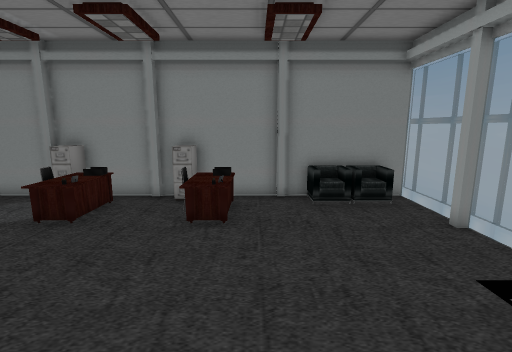
view 1 (above)

12 first-person views from a walk through a scene from a Unity 3-D project. The camera is 1.4 m above the floor, tilts 10° down and sees 85° across. The floor is counted in squares, 0.5 m on a side. Each view is taken from the middle of a square. On the plan, view 1 faces up. The plan holds only what a view shows up to about 19 squares ahead; the rest is blank. The player character is not drawn. Some animated figures are left out. Some surface patterns are stand-ins.

view 2
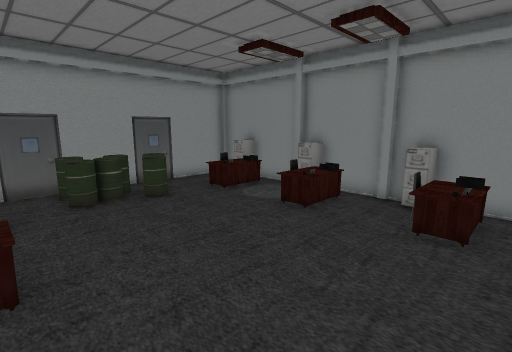

view 3
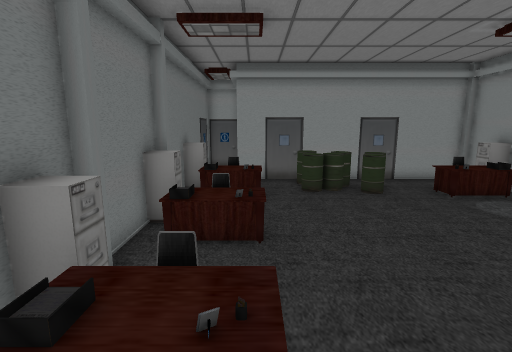

view 4
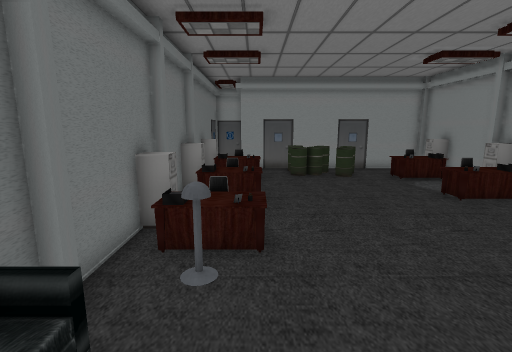

view 5
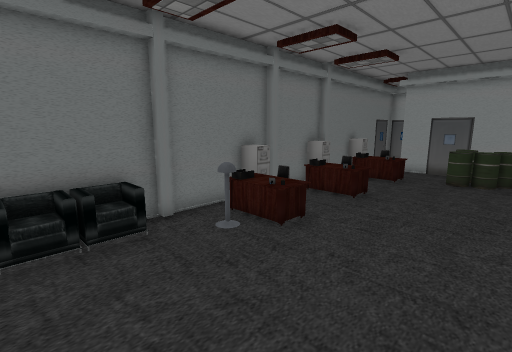

view 6
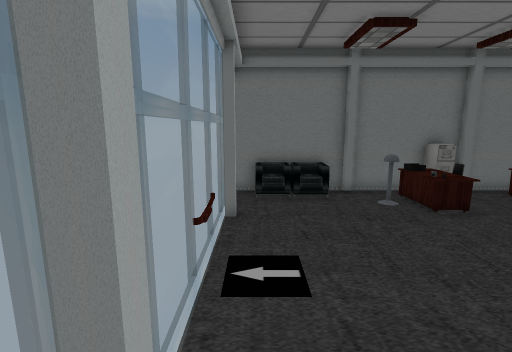

view 7
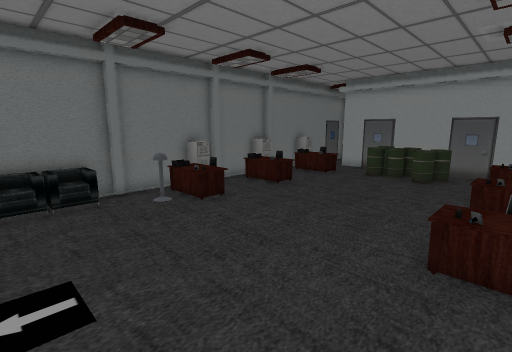

view 8
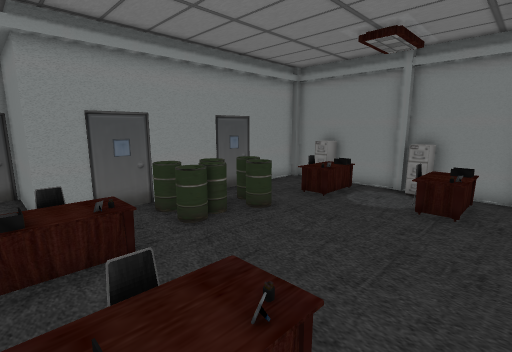

view 9
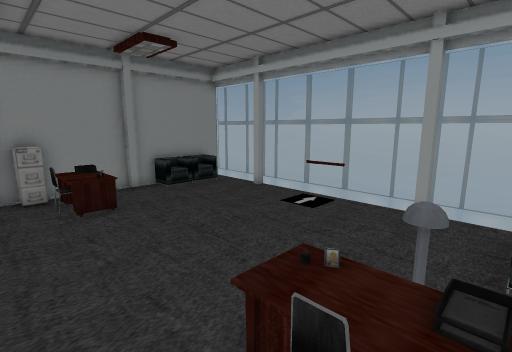

view 10
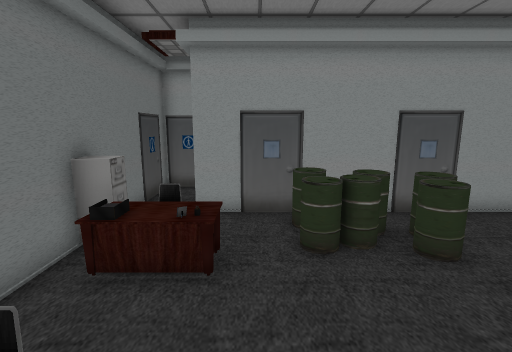

view 11
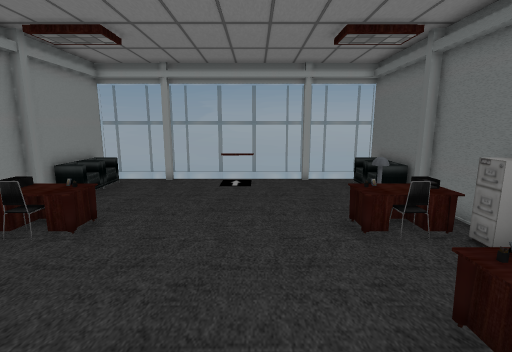

view 12
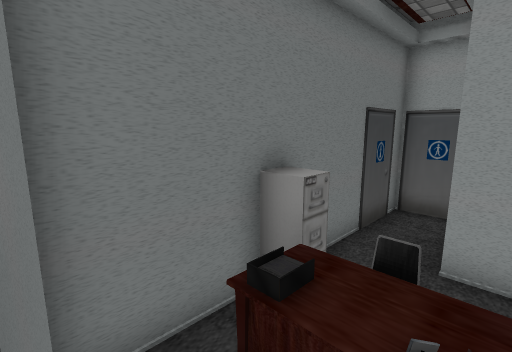

### Floor plan
Key: @ floor where view 1 was taken; # wall or solid block; x gap in a wall; . floor; = window, fence, low wall or low ledge; ^ raised ledge; O other object.
Columns run from 18 left of view 1 to 6 right of it. Each row starts with its distance up from view 1.
 11     ##^####^###^########=
 10     #..^^..^^...^^..=OO==
  9     #..^^..^^^..^^......=
  8     #..^^...^...^^......=
  7     #...................=
  6     # ^=................=
  5     #=^^=...............=
  4     #=^x................=
  3     #^^^................=
  2     #^x^................=
  1     #...................=
  0     #..^^...^...^^@.....=
 -1 #####..^^..^^^..^^=.....=
 -2 #......^^..^^...^^..=OO==
 -3 ######^####^###^########=

Where each view was taken, in squares from view 1:
view 1: 0 up, 0 right, facing up
view 2: 0 up, 0 right, facing up-left
view 3: 0 up, 1 right, facing left
view 4: 0 up, 5 right, facing left
view 5: 5 up, 5 right, facing down-left
view 6: 9 up, 5 right, facing down
view 7: 9 up, 5 right, facing down-left
view 8: 2 down, 4 left, facing up-left
view 9: 2 down, 4 left, facing up-right
view 10: 1 up, 5 left, facing left
view 11: 3 up, 9 left, facing right
view 12: 0 up, 8 left, facing down-left
